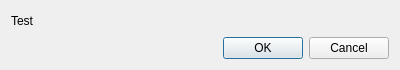
<?xml version="1.0" encoding="UTF-8"?>
<ui version="4.0">
 <class>Dialog</class>
 <widget class="QDialog" name="Dialog">
  <property name="geometry">
   <rect>
    <x>0</x>
    <y>0</y>
    <width>400</width>
    <height>70</height>
   </rect>
  </property>
  <property name="windowTitle">
   <string>Dialog</string>
  </property>
  <layout class="QVBoxLayout" name="verticalLayout">
   <item>
    <widget class="QLabel" name="warning">
     <property name="text">
      <string>Test</string>
     </property>
    </widget>
   </item>
   <item>
    <widget class="QDialogButtonBox" name="buttonBox">
     <property name="orientation">
      <enum>Qt::Horizontal</enum>
     </property>
     <property name="standardButtons">
      <set>QDialogButtonBox::Cancel|QDialogButtonBox::Ok</set>
     </property>
    </widget>
   </item>
  </layout>
 </widget>
 <resources/>
 <connections>
  <connection>
   <sender>buttonBox</sender>
   <signal>accepted()</signal>
   <receiver>Dialog</receiver>
   <slot>accept()</slot>
   <hints>
    <hint type="sourcelabel">
     <x>248</x>
     <y>254</y>
    </hint>
    <hint type="destinationlabel">
     <x>157</x>
     <y>274</y>
    </hint>
   </hints>
  </connection>
  <connection>
   <sender>buttonBox</sender>
   <signal>rejected()</signal>
   <receiver>Dialog</receiver>
   <slot>reject()</slot>
   <hints>
    <hint type="sourcelabel">
     <x>316</x>
     <y>260</y>
    </hint>
    <hint type="destinationlabel">
     <x>286</x>
     <y>274</y>
    </hint>
   </hints>
  </connection>
 </connections>
</ui>
